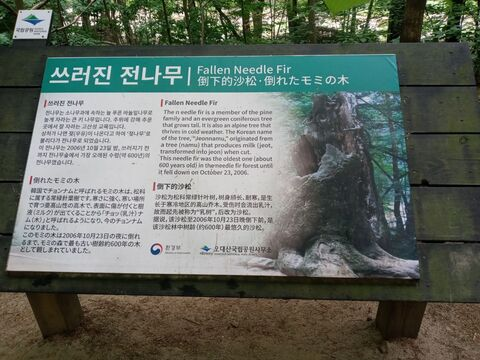
#> input picture chap08/hw#4/information.jpg, 480 x 360 px
$ python perspective2.py
#> lines starting #> are read from the running program, lines starting #| are printed output that depends on the picture
import numpy as np, cv2, sys

src = cv2.imread("information.jpg")   # 480x360
#> src is the input picture: shape (360, 480, 3); mean B, G, R 97.9, 106.3, 99.4
if src is None: print('Image load failed!'); sys.exit()

height, width = src.shape[:2]
#> height = 360; width = 480

w, h = 480, 320   # 출력이미지 크기

srcQuad = np.array([[47, 56], [396, 53], [420, 279], [5, 271]], np.float32)   # 소스 영상 네 꼭짓점 좌표(왼쪽 위부터 시계방향)
dstQuad = np.array([[0,0], [w-1,0], [w-1,h-1], [0,h-1]], np.float32)

pers = cv2.getPerspectiveTransform(srcQuad, dstQuad)   # perspective 변환 행렬 반환
dst = cv2.warpPerspective(src, pers, (w, h))           # perspective 변환
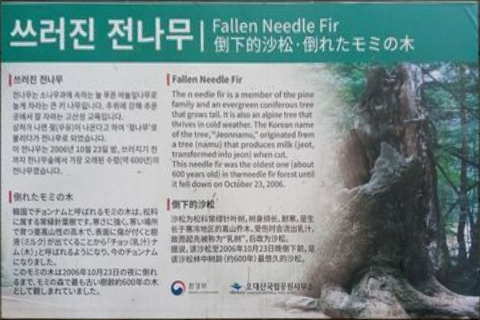
#> dst: shape (320, 480, 3); mean B, G, R 151.8, 151.1, 134

cv2.imshow('src', src)
cv2.imshow('dst', dst)
cv2.waitKey()

$ run again, with chap08/hw#4/assignment.JPG copied over chap08/hw#4/information.jpg
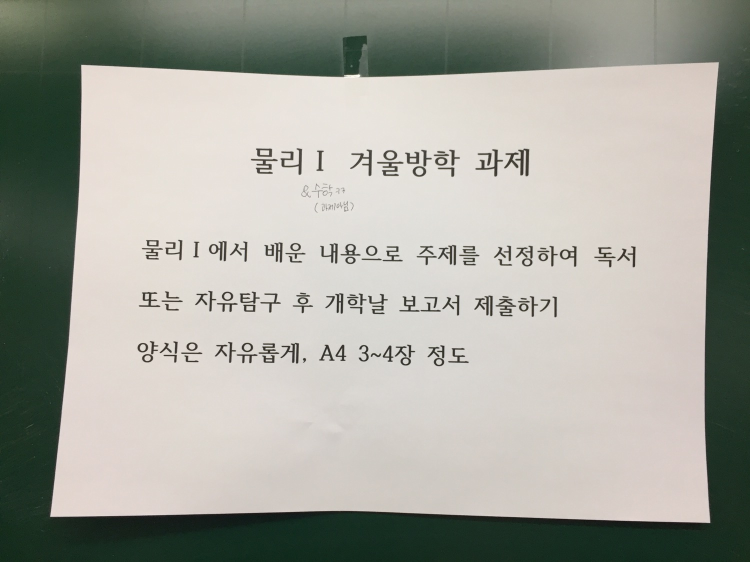
#> input picture chap08/hw#4/assignment.JPG, 1500 x 1124 px (shown at 1/2 size)
#> src is the input picture: shape (1124, 1500, 3); mean B, G, R 157.3, 165.8, 165.1
#> `dst = cv2.warpPerspective(src, pers, (w, h))`:
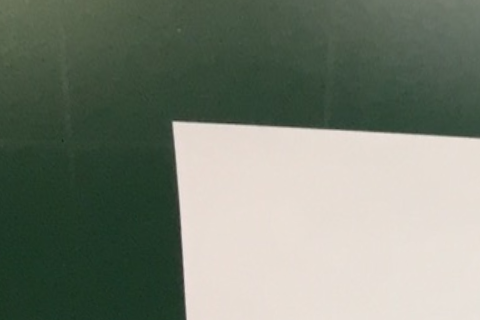
#> dst: shape (320, 480, 3); mean B, G, R 115.7, 129.2, 121.2

$ run again, with chap08/hw#4/hill.jpg copied over chap08/hw#4/information.jpg
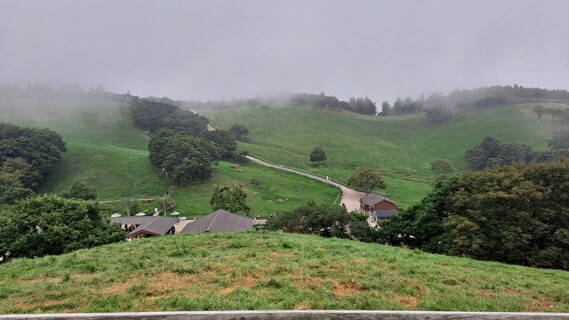
#> input picture chap08/hw#4/hill.jpg, 569 x 320 px
#> src is the input picture: shape (320, 569, 3); mean B, G, R 113.4, 129.4, 124
#> `dst = cv2.warpPerspective(src, pers, (w, h))`:
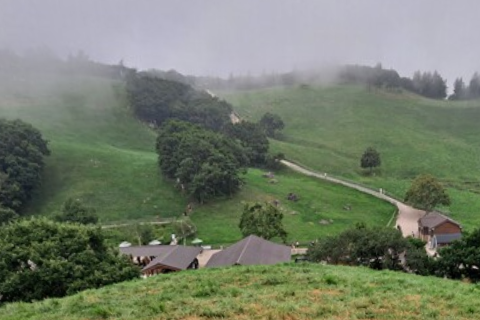
#> dst: shape (320, 480, 3); mean B, G, R 107, 124.7, 115.6
